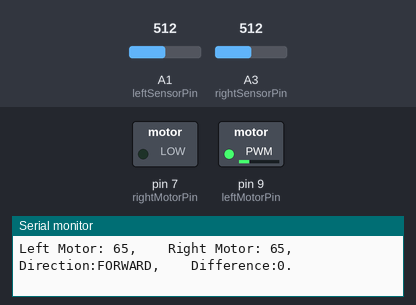
Bench run of a sketch on a simulated Arduino Uno, built with avr-gcc and run on an emulated ATmega328P. Shown: switched loads named in the sketch (green lamp = pin HIGH), the last lines printed to the serial monitor. The test bench sets the inputs (shaded band); at power-on: A1 (leftSensorPin) = 512, A3 (rightSensorPin) = 512.

Above: at 1.2 s.
1.3 s: A1 (leftSensorPin) set to 716
At 2.5 s:
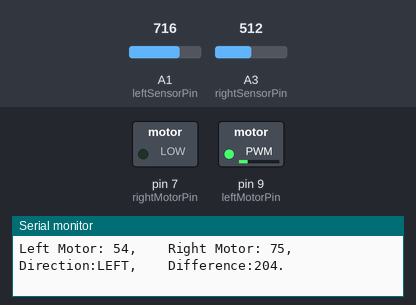
2.8 s: A3 (rightSensorPin) set to 900
At 4.2 s:
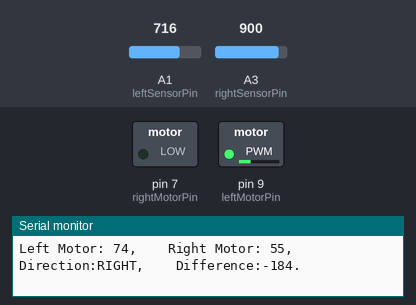
4.7 s: A1 (leftSensorPin) set to 216
At 5.3 s:
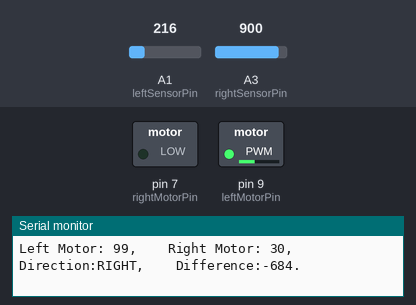
7.7 s: A1 (leftSensorPin) set to 185
At 9.2 s:
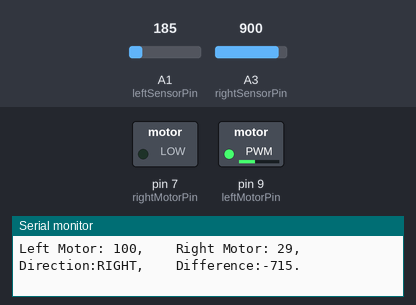
10.7 s: A3 (rightSensorPin) set to 716
At 11.5 s:
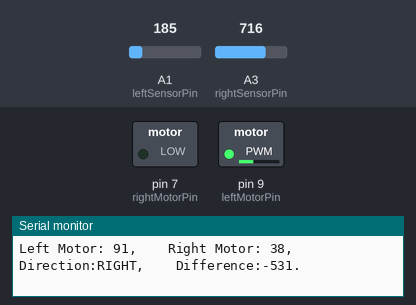
13.7 s: A3 (rightSensorPin) set to 1023
At 14.9 s:
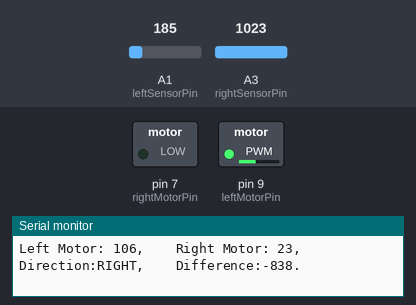
Timing chart, 0 to 16.7 s (numbered marks = the images above; inputs shaded):
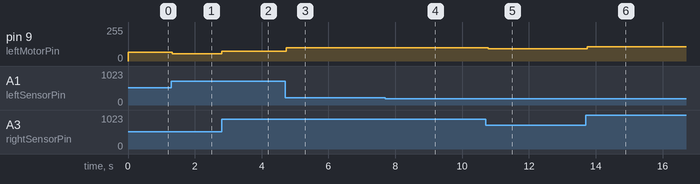

The sketch:

PW3_GR-1.0.0.INO
```cpp
//--------------------------
// DEFINING THE PINS
//--------------------------

// sensor inputs
int leftSensorPin = A1;
int rightSensorPin = A3;

// motors
int leftMotorPin = 9;
int rightMotorPin = 7;


void setup() {
  // jap200
  // initialise communication at 9600 baud rate
  Serial.begin(9600);

  // setting up the motor pins
  pinMode(leftMotorPin, OUTPUT);
  pinMode(rightMotorPin, OUTPUT);

}

void loop() {

  // reading the peak values from the two sensors
  long leftSensor = analogRead(leftSensorPin);
  long rightSensor = analogRead(rightSensorPin);

  //defining the variables
  int leftDutyCycle = 0;
  int rightDutyCycle = 0;
  long calculation = leftSensor-rightSensor;
  long sensorDifference = calculation;
  char direction[8] = "FORWARD";

  int targetDutyCycle = 65;
  float kDiff = 0.05;
  int differenceThreshold = 150; // used to prevent the mouse from 'zig zagging'


  //--------------------------
  // CALCULATING MOTOR OUTPUT
  //--------------------------

  if (sensorDifference > differenceThreshold) {
    // higher voltage at left sensor -> turning left
    // (making the right motor spin faster than the left motor)
    strcpy(direction, "LEFT");

    leftDutyCycle = targetDutyCycle - kDiff*sensorDifference;
    rightDutyCycle = targetDutyCycle + kDiff*sensorDifference;

  } else if (sensorDifference < -differenceThreshold) {
    // higher voltage at right sensor -> turning right
    // (making the left motor spin faster than the right motor)
    strcpy(direction, "RIGHT");

    leftDutyCycle = targetDutyCycle + kDiff*abs(sensorDifference);
    rightDutyCycle = targetDutyCycle - kDiff*abs(sensorDifference);

  } else {
    //continue forward
    strcpy(direction, "FORWARD");

    leftDutyCycle = targetDutyCycle;
    rightDutyCycle = targetDutyCycle;
  }


  // setting the speed of the motors
  analogWrite(leftMotorPin, leftDutyCycle);
  analogWrite(rightMotorPin, rightDutyCycle);


  //--------------------------
  // USER INFO
  // printing helpful information for the user to easily review
  // (only use one at a time - can't use both so comment the other one)
  //--------------------------

  // -> Serial monitor analysis
  Serial.print("Left Motor: ");
  Serial.print(leftDutyCycle);
  Serial.print(",    Right Motor: ");
  Serial.print(rightDutyCycle);
  Serial.print(",    Direction:");
  Serial.print(direction);
  Serial.print(",    Difference:");
  Serial.print(sensorDifference);
  Serial.println(".");

  // -> Serial plotter analysis
  // Serial.println(leftDutyCycle);
  // Serial.println(rightDutyCycle);
  // Serial.prinln(sensorDifference);


  delay(50); //delay before taking new readings

}
```

Measured:
- after the input at 1.3 s, pin 9 (leftMotorPin): 65/255 → 54/255 at once
- after the input at 2.8 s, pin 9 (leftMotorPin): 54/255 → 74/255 at once
- after the input at 4.7 s, pin 9 (leftMotorPin): 74/255 → 99/255 at once
- after the input at 7.7 s, pin 9 (leftMotorPin): 99/255 → 100/255 after 0.07 s
- after the input at 10.7 s, pin 9 (leftMotorPin): 100/255 → 91/255 after 0.08 s
- after the input at 13.7 s, pin 9 (leftMotorPin): 91/255 → 106/255 at once
